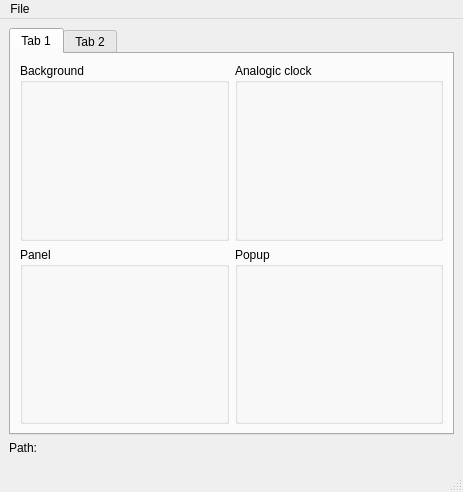
<ui version="4.0" >
 <class>MainWindow</class>
 <widget class="QMainWindow" name="MainWindow" >
  <property name="geometry" >
   <rect>
    <x>0</x>
    <y>0</y>
    <width>463</width>
    <height>492</height>
   </rect>
  </property>
  <property name="windowTitle" >
   <string>MainWindow</string>
  </property>
  <widget class="QWidget" name="centralwidget" >
   <property name="geometry" >
    <rect>
     <x>0</x>
     <y>25</y>
     <width>463</width>
     <height>445</height>
    </rect>
   </property>
   <layout class="QGridLayout" name="gridLayout_2" >
    <item row="0" column="1" >
     <widget class="QTabWidget" name="tabWidget" >
      <property name="currentIndex" >
       <number>0</number>
      </property>
      <widget class="QWidget" name="tab" >
       <property name="geometry" >
        <rect>
         <x>0</x>
         <y>0</y>
         <width>443</width>
         <height>344</height>
        </rect>
       </property>
       <attribute name="title" >
        <string>Tab 1</string>
       </attribute>
       <layout class="QGridLayout" name="gridLayout" >
        <item row="0" column="0" >
         <widget class="QGroupBox" name="groupBox" >
          <property name="title" >
           <string>Background</string>
          </property>
          <layout class="QGridLayout" name="gridLayout_4" >
           <item row="0" column="0" >
            <widget class="ElementPainter" native="1" name="widget" />
           </item>
          </layout>
         </widget>
        </item>
        <item row="0" column="1" >
         <widget class="QGroupBox" name="groupBox_2" >
          <property name="title" >
           <string>Analogic clock</string>
          </property>
          <layout class="QGridLayout" name="gridLayout_3" >
           <item row="0" column="1" >
            <widget class="ElementPainter" native="1" name="widget_4" />
           </item>
          </layout>
         </widget>
        </item>
        <item row="1" column="0" >
         <widget class="QGroupBox" name="groupBox_4" >
          <property name="title" >
           <string>Panel</string>
          </property>
          <layout class="QGridLayout" name="gridLayout_5" >
           <item row="0" column="0" >
            <widget class="ElementPainter" native="1" name="widget_2" />
           </item>
          </layout>
         </widget>
        </item>
        <item row="1" column="1" >
         <widget class="QGroupBox" name="groupBox_3" >
          <property name="title" >
           <string>Popup</string>
          </property>
          <layout class="QGridLayout" name="gridLayout_6" >
           <item row="0" column="0" >
            <widget class="ElementPainter" native="1" name="widget_3" />
           </item>
          </layout>
         </widget>
        </item>
       </layout>
      </widget>
      <widget class="QWidget" name="tab_2" >
       <property name="geometry" >
        <rect>
         <x>0</x>
         <y>0</y>
         <width>443</width>
         <height>344</height>
        </rect>
       </property>
       <attribute name="title" >
        <string>Tab 2</string>
       </attribute>
      </widget>
     </widget>
    </item>
    <item row="2" column="1" >
     <widget class="KUrlRequester" name="kurlrequester" />
    </item>
    <item row="1" column="1" >
     <widget class="QLabel" name="label" >
      <property name="text" >
       <string>Path:</string>
      </property>
     </widget>
    </item>
   </layout>
  </widget>
  <widget class="QMenuBar" name="menubar" >
   <property name="geometry" >
    <rect>
     <x>0</x>
     <y>0</y>
     <width>463</width>
     <height>25</height>
    </rect>
   </property>
   <widget class="QMenu" name="menuFile" >
    <property name="title" >
     <string>File</string>
    </property>
    <addaction name="actionLoad_plasma_theme" />
    <addaction name="actionRefresh_theme" />
    <addaction name="separator" />
    <addaction name="actionQuit" />
   </widget>
   <addaction name="menuFile" />
  </widget>
  <widget class="QStatusBar" name="statusbar" >
   <property name="geometry" >
    <rect>
     <x>0</x>
     <y>470</y>
     <width>463</width>
     <height>22</height>
    </rect>
   </property>
  </widget>
  <action name="actionLoad_plasma_theme" >
   <property name="text" >
    <string>Choose theme...</string>
   </property>
  </action>
  <action name="actionQuit" >
   <property name="text" >
    <string>Quit</string>
   </property>
  </action>
  <action name="actionRefresh_theme" >
   <property name="text" >
    <string>Refresh theme</string>
   </property>
  </action>
 </widget>
 <customwidgets>
  <customwidget>
   <class>KUrlRequester</class>
   <extends>QFrame</extends>
   <header>kurlrequester.h</header>
  </customwidget>
  <customwidget>
   <class>ElementPainter</class>
   <extends>QWidget</extends>
   <header>elementpainter.h</header>
   <container>1</container>
  </customwidget>
 </customwidgets>
 <resources/>
 <connections/>
</ui>
